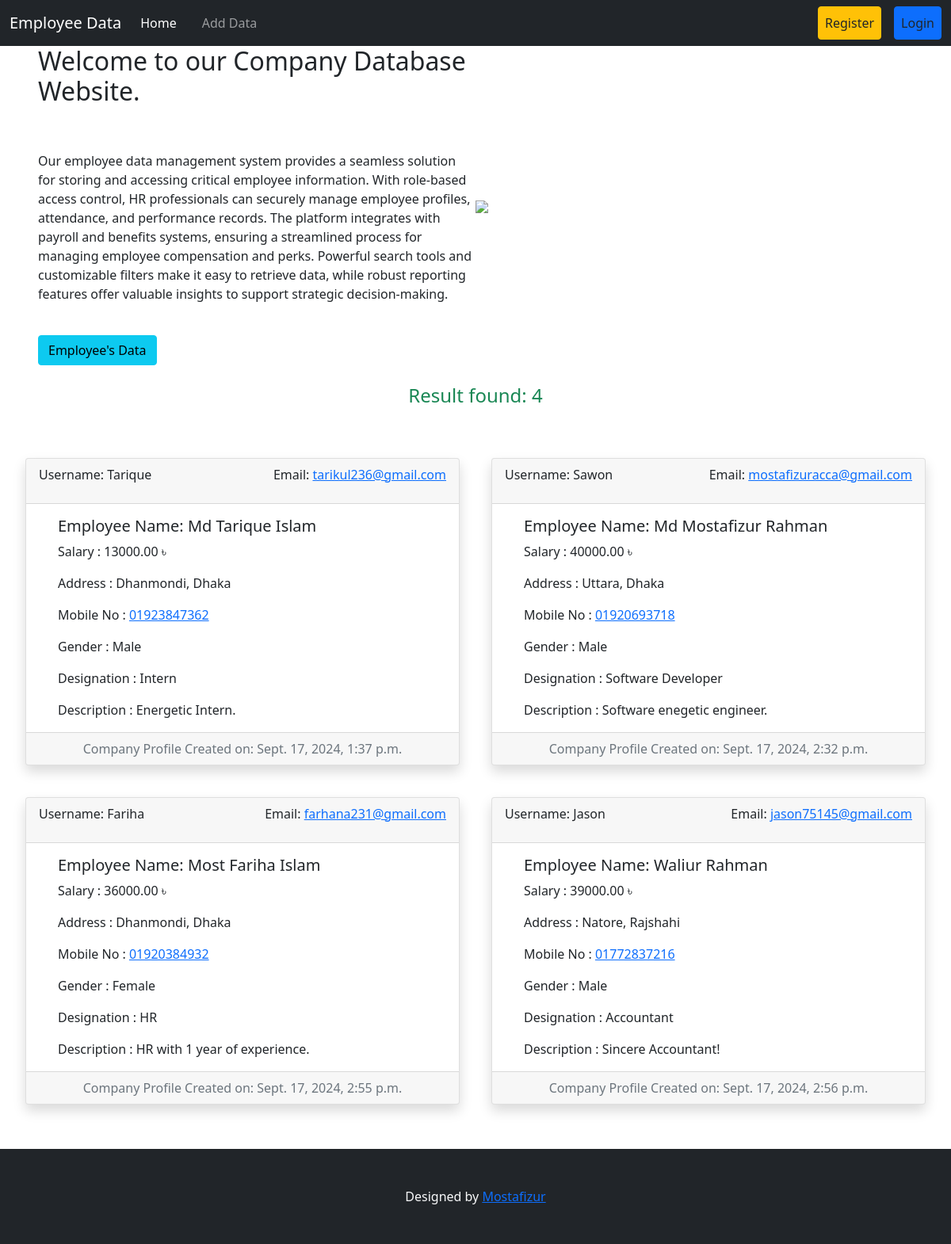
The page / on the database its author committed.
### main_data/models.py (models this page shows, shortened)
class E_data(models.Model):
  DESIGNATION_CHOICES = [
      ('Manager', 'Manager'),
      ('Accountant', 'Accountant'),
      ('HR', 'HR'),
      ('Software Developer', 'Software Developer'),
      ('Intern', 'Intern'),
  ]
  GENDER_CHOICES = [
      ('Male', 'Male'),
      ('Female', 'Female'),
  ]
  name = models.OneToOneField(User, on_delete=models.CASCADE)
  employee = models.CharField(max_length=40, blank=True, null=True)
  address = models.TextField()
  phone = models.CharField(max_length=14)
  salary = models.DecimalField(max_digits=10, decimal_places=2)
  designation = models.CharField(max_length=20, choices=DESIGNATION_CHOICES)
  gender = models.CharField(max_length=20, blank=True, choices=GENDER_CHOICES)
  created_on = models.DateTimeField(blank=True, null=True, auto_now_add=True)
  description = models.TextField(blank=True, null=True)

### main_data/views.py (the view)
# urls.py: 2. Add a URL to urlpatterns:  path('', views.home, name='home')
def home(request):
  data = E_data.objects.all()
  return render(request, 'home.html', {'data': data})

### profiles/context_processors.py (called while the page is built)
def user_data(request):
    if request.user.is_authenticated:
        try:
            data = E_data.objects.get(name=request.user)
        except E_data.DoesNotExist:
            data = None
        return {'base': data, "user": request.user}
    return {}

### main_data/templates/home.html (shortened to what this page needs)
{% extends 'base.html' %}
{% block content %}
<div class="d-flex flex-wrap px-5 align-items-center">
  <div class="col-6">
    <h2>Welcome to our Company Database Website.</h2>
    <br><br>
    <p>
      Our employee data management system provides a seamless solution for storing and accessing critical employee information. With role-based access control, HR professionals can securely manage employee profiles, attendance, and performance records. The platform integrates with payroll and benefits systems, ensuring a streamlined process for managing employee compensation and perks. Powerful search tools and customizable filters make it easy to retrieve data, while robust reporting features offer valuable insights to support strategic decision-making.
    </p>
    <br>
    <a class="btn btn-info" href="#e-data">Employee's Data</a>
  </div>
  <div class="col-6">
<img class="w-100" src="https://img.freepik.com/premium-vector/teamwork-triumph-vector-illustration-business-team_1168402-1984.jpg" />
  </div>
</div>
<div class="p-4">
  <div id="e-data" class="">
    <center><h4 class="text-success"> Result found: {{data | length}}</h4></center>
    <div class="row pt-5 gy-4">
      {% for post in data %}
      <div class="col-md-6 ">
        <div class="card shadow m-2">
          <div class="card-header">
            <div class="d-flex justify-content-between align-items-center">
              <p>Username: {{post.name.username}} </p>
              <p>Email: <a href="mailto:{{post.name.email}}">{{post.name.email}}</a> </p>
            </div>
          </div>
          <div class="card-body mx-4">
            <h5 class="card-title">Employee Name: {{post.employee}}</h5>
            <p class="card-text">Salary : {{post.salary}} ৳</p>
            <p class="card-text">Address : {{post.address}}</p>
            <p class="card-text">Mobile No : <a href="tel:5{{post.phone}}p000">{{post.phone}}</a></p>
            <p class="card-text">Gender : {{post.gender}}</p>
            <p class="card-text">Designation : {{post.designation}}</p>
            <p class="card-text">Description : {{post.description}}</p>
          </div>
          <div class="card-footer text-muted">
            <center>Company Profile Created on: {{post.created_on}}</center>
          </div>
        </div>
      </div>
      {% endfor %}
    </div>
  </div>
</div>
{% endblock %}

### rows shown on the page
E_data: name.username "Tarique", name.email "tarikul236@gmail.com", employee "Md Tarique Islam", salary "13000.00", address "Dhanmondi, Dhaka", phone "01923847362", gender "Male", designation "Intern", description "Energetic Intern.", created_on "Sept. 17, 2024, 1:37 p.m."
E_data: name.username "Sawon", name.email "mostafizuracca@gmail.com", employee "Md Mostafizur Rahman", salary "40000.00", address "Uttara, Dhaka", phone "01920693718", gender "Male", designation "Software Developer", description "Software enegetic engineer.", created_on "Sept. 17, 2024, 2:32 p.m."
E_data: name.username "Fariha", name.email "farhana231@gmail.com", employee "Most Fariha Islam", salary "36000.00", address "Dhanmondi, Dhaka", phone "01920384932", gender "Female", designation "HR", description "HR with 1 year of experience.", created_on "Sept. 17, 2024, 2:55 p.m."
E_data: name.username "Jason", name.email "jason75145@gmail.com", employee "Waliur Rahman", salary "39000.00", address "Natore, Rajshahi", phone "01772837216", gender "Male", designation "Accountant", description "Sincere Accountant!", created_on "Sept. 17, 2024, 2:56 p.m."

### other values the page prints
{{ data | length }} "4"
